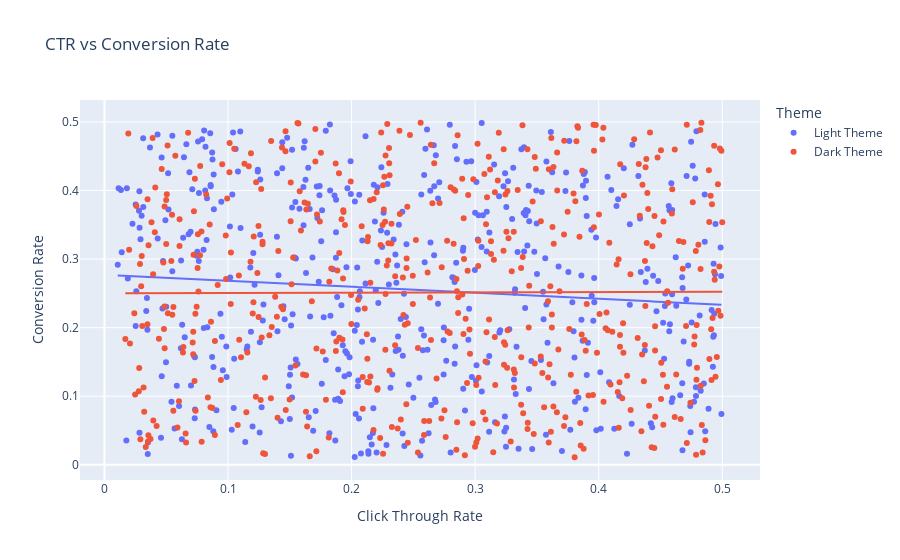

Write notebook code for a chart like this one.
### Code cell
# Scatter plot for Click Through Rate and Conversion Rate
fig = px.scatter(df, x='Click Through Rate',
                 y='Conversion Rate', color='Theme',
                 title='CTR vs Conversion Rate', trendline='ols')
fig.show()

### Figure 1 — Plotly figure (JSON) as saved in the notebook; plotly's stock layout.template omitted (floating-point values rounded to 4 significant figures; data arrays with more than 128 entries replaced by an {"elided": "..."} marker saying what was removed)
{"data": [{"hovertemplate": "Theme=Light Theme<br>Click Through Rate=%{x}<br>Conversion Rate=%{y}<extra></extra>", "legendgroup": "Light Theme", "marker": {"color": "#636efa", "symbol": "circle"}, "mode": "markers", "name": "Light Theme", "orientation": "v", "showlegend": true, "type": "scatter", "x": {"elided": "486 float values"}, "xaxis": "x", "y": {"elided": "486 float values"}, "yaxis": "y"}, {"hovertemplate": "<b>OLS trendline</b><br>Conversion Rate = -0.0875912 * Click Through Rate + 0.277104<br>R<sup>2</sup>=0.007665<br><br>Theme=Light Theme<br>Click Through Rate=%{x}<br>Conversion Rate=%{y} <b>(trend)</b><extra></extra>", "legendgroup": "Light Theme", "marker": {"color": "#636efa", "symbol": "circle"}, "mode": "lines", "name": "Light Theme", "showlegend": false, "type": "scatter", "x": {"elided": "486 float values"}, "xaxis": "x", "y": {"elided": "486 float values"}, "yaxis": "y"}, {"hovertemplate": "Theme=Dark Theme<br>Click Through Rate=%{x}<br>Conversion Rate=%{y}<extra></extra>", "legendgroup": "Dark Theme", "marker": {"color": "#EF553B", "symbol": "circle"}, "mode": "markers", "name": "Dark Theme", "orientation": "v", "showlegend": true, "type": "scatter", "x": {"elided": "514 float values"}, "xaxis": "x", "y": {"elided": "514 float values"}, "yaxis": "y"}, {"hovertemplate": "<b>OLS trendline</b><br>Conversion Rate = 0.00432795 * Click Through Rate + 0.250137<br>R<sup>2</sup>=0.000019<br><br>Theme=Dark Theme<br>Click Through Rate=%{x}<br>Conversion Rate=%{y} <b>(trend)</b><extra></extra>", "legendgroup": "Dark Theme", "marker": {"color": "#EF553B", "symbol": "circle"}, "mode": "lines", "name": "Dark Theme", "showlegend": false, "type": "scatter", "x": {"elided": "514 float values"}, "xaxis": "x", "y": {"elided": "514 float values"}, "yaxis": "y"}], "layout": {"legend": {"title": {"text": "Theme"}, "tracegroupgap": 0}, "title": {"text": "CTR vs Conversion Rate"}, "xaxis": {"anchor": "y", "domain": [0, 1], "title": {"text": "Click Through Rate"}}, "yaxis": {"anchor": "x", "domain": [0, 1], "title": {"text": "Conversion Rate"}}}}
